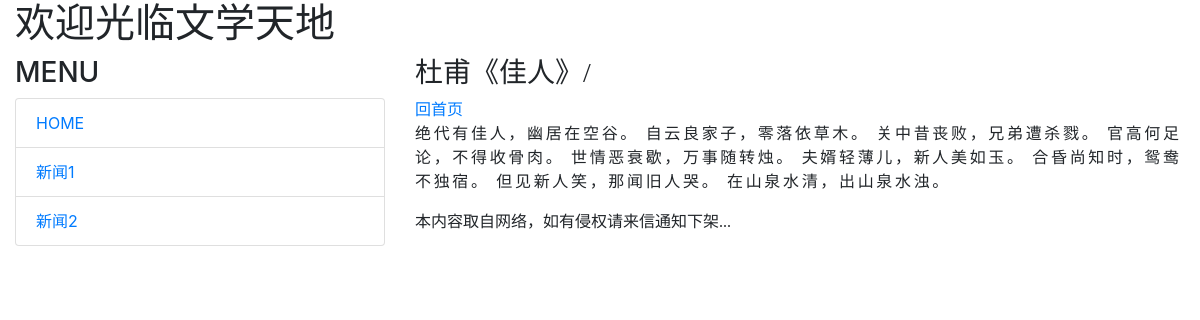
Screenshot of /post/jiaren-dufu/ with the database file from the repository.
### mainsite/models.py (models this page shows, shortened)
class Post(models.Model):
    title = models.CharField(max_length=200)
    slug = models.CharField(max_length=200)
    body = models.TextField()
    pub_date = models.DateTimeField(default=timezone.now)
    class Meta:
        ordering = ('-pub_date',)

### mainsite/views.py (the view)
# urls.py: path('post/<slug:slug>/', showpost),
def showpost(request, slug):
    try:
        post = Post.objects.get(slug = slug)
        if post != None:
            return render(request, 'post.html', locals())
    except:
        return redirect('/')

### templates/post.html (shortened to what this page needs)
{% extends "base.html" %}
{% block headmessage %}
<h3 style="font-family: 微软雅黑;">{{post.title}}/</h3>
<a style="font-family: 微软雅黑;" href="/">回首页</a>
{% endblock headmessage %}
{% block content %}
<p style="font-family: 微软雅黑;font-size:12pt;letter-spacing:2pt;">
  {{post.body}}</a>
</p>
{% endblock content %}

### rows the page displays
Post: title "杜甫《佳人》", body "绝代有佳人，幽居在空谷。 自云良家子，零落依草木。 关中昔丧败，兄弟遭杀戮。 官高何足论，不得收骨肉。 世情恶衰歇，万事随转烛。 夫婿轻薄儿，新人美如玉。 合昏尚知时，鸳鸯不独宿。 但见新人笑，那闻旧人哭。 在山泉水清，出山泉水浊。"
